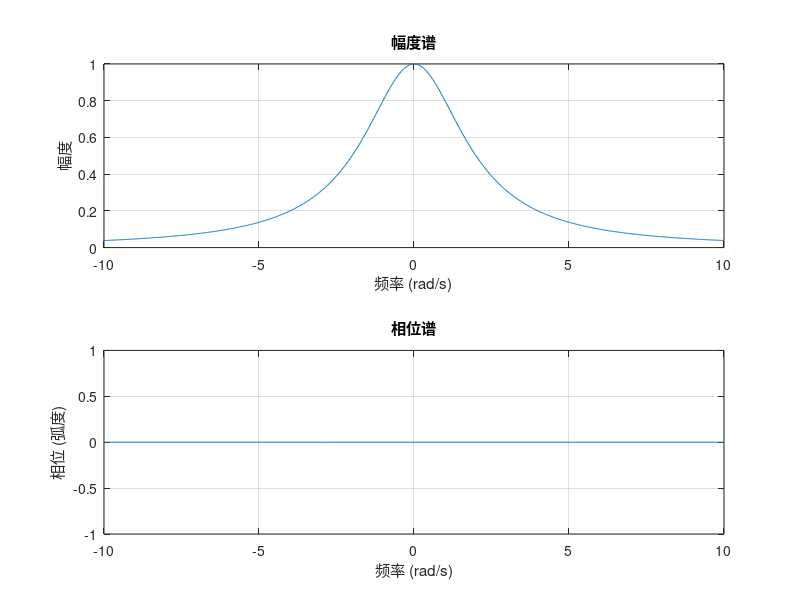

Write MATLAB code to recreate this figure.
% 定义频率范围
w = linspace(-10, 10, 1000); % 从 -10 到 10 的频率范围，1000个点

% 计算傅里叶变换的幅度和相位
F = 4./(w.^2 + 4); % 幅度
amplitude = abs(F);
phase = angle(F);

% 绘制幅度谱
figure;
subplot(2, 1, 1);
plot(w, amplitude);
title('幅度谱');
xlabel('频率 (rad/s)');
ylabel('幅度');
grid on;

% 绘制相位谱
subplot(2, 1, 2);
plot(w, phase);
title('相位谱');
xlabel('频率 (rad/s)');
ylabel('相位 (弧度)');
grid on;